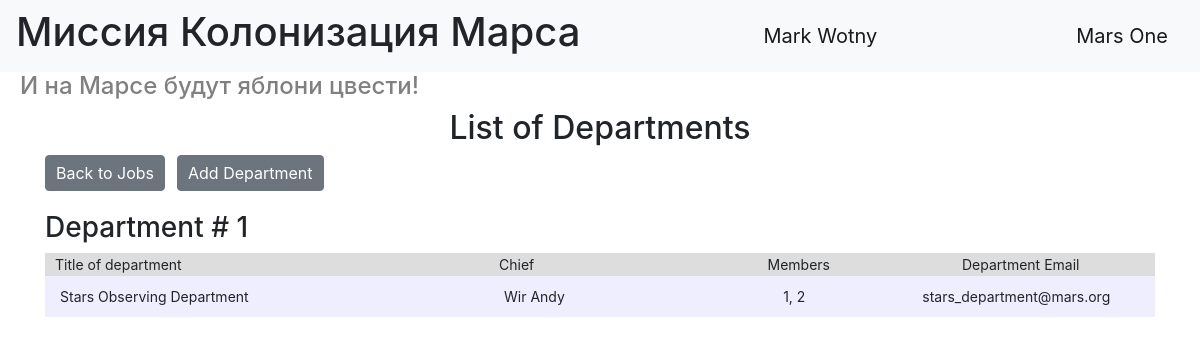
/departments (signed in), run on the app's committed database.
### data/users.py (models this page shows, shortened)
class User(SqlAlchemyBase, UserMixin, SerializerMixin):
    __tablename__ = 'users'
    id = sqlalchemy.Column(sqlalchemy.Integer,
                           primary_key=True, autoincrement=True)
    surname = sqlalchemy.Column(sqlalchemy.String, nullable=True)
    name = sqlalchemy.Column(sqlalchemy.String, nullable=True)
    age = sqlalchemy.Column(sqlalchemy.Integer, nullable=True)
    position = sqlalchemy.Column(sqlalchemy.String, nullable=True)
    speciality = sqlalchemy.Column(sqlalchemy.String, nullable=True)
    address = sqlalchemy.Column(sqlalchemy.String, nullable=True)
    email = sqlalchemy.Column(sqlalchemy.String,
                              index=True, unique=True, nullable=True)
    hashed_password = sqlalchemy.Column(sqlalchemy.String, nullable=True)
    modified_date = sqlalchemy.Column(sqlalchemy.DateTime,
                                      default=datetime.datetime.now)
    jobs = orm.relationship("Jobs", back_populates='user')
    departments = orm.relationship("Department", secondary='association', back_populates='users')

### data/departments.py (models this page shows)
class Department(SqlAlchemyBase, SerializerMixin):
    __tablename__ = 'department'
    id = sqlalchemy.Column(sqlalchemy.Integer,
                           primary_key=True, autoincrement=True)
    title = sqlalchemy.Column(sqlalchemy.String, nullable=True, unique=True)
    chief = sqlalchemy.Column(sqlalchemy.Integer, sqlalchemy.ForeignKey("users.id"), nullable=True)
    members = sqlalchemy.Column(sqlalchemy.String, nullable=True)
    email = sqlalchemy.Column(sqlalchemy.String,
                              index=True, unique=True, nullable=True)
    users = orm.relationship("User",
                             secondary=association_table,
                             back_populates="departments")
    chief_user = orm.relationship("User", foreign_keys=[chief])

### main.py (the view)
@app.route("/departments")
def departments():
    deps = db_sess.query(Department).order_by(Department.id).all()
    numbered_deps = list(enumerate(deps, start=1))
    return render_template("departments.html", title='List of Departments', deps=numbered_deps)

### main.py (called while the page is built)
@login_manager.user_loader
def load_user(user_id):
    return db_sess.query(User).get(user_id)

### templates/departments.html (shortened to what this page needs)
{% extends "base.html" %}
{% block content %}
<h2 style="text-align: center">List of Departments</h2>
<div style="margin-bottom: 20px;">
    {% if current_user.is_authenticated %}
    <div style="margin-bottom: 12px;">
        <div style="display: flex; gap: 12px;">
            <a href="/" class="btn btn-secondary" style="padding: 5px 10px; display: inline-block;">Back to
                Jobs</a>
            <a href="adddepartment" class="btn btn-secondary" style="padding: 5px 10px; display: inline-block;">Add
                Department</a>
        </div>
    </div>
    {% endif %}
    {% for index, dep in deps %}
</div>
<div>
    <h3 style="text-align: left">Department # {{ index }}</h3>
    <table>
        <colgroup>
            <col style="width: 40%;">
            <col style="width: 20%;">
            <col style="width: 15%">
            <col style="width: 25%">
            <col style="width: 15%">
        </colgroup>
        <tr>
            <th style="text-align: left; ">Title of department</th>
            <th style="text-align: left">Chief</th>
            <th>Members</th>
            <th>Department Email</th>
        </tr>
        <tr>
            <td style="text-align: left">{{ dep.title }}</td>
            <td style="text-align: left">
                {% if dep.chief_user %}
                {{ dep.chief_user.surname }} {{ dep.chief_user.name }}
                {% else %}
                Не назначен
                {% endif %}
            </td>
            <td>{{ dep.members }}</td>
            <td>{{ dep.email }}</td>
        </tr>
    </table>
</div>
<br>
{% endfor %}
{% endblock %}

### templates/base.html (shortened to what this page needs)
<!DOCTYPE html>
<html lang="en">
<head>
    <link rel="stylesheet"
          href="https://stackpath.bootstrapcdn.com/bootstrap/4.4.1/css/bootstrap.min.css"
>
    <link rel="stylesheet" href="/static/css/style.css">
</head>
<body>
<header>
    <nav class="navbar navbar-light bg-light">
        <h1>Миссия Колонизация Марса</h1>
        {% if current_user.is_authenticated %}
        <a class="navbar-brand" href="/logout">{{ current_user.name }} {{ current_user.surname }}</a>
        {% else %}
        <p>
            <a class="btn btn-primary " href="/register">Register</a>
            <a class="btn btn-success" href="/login">Login</a>
        </p>
        {% endif %}
        <a class="navbar-brand">Mars One</a>
    </nav>
    <h4>И на Марсе будут яблони цвести!</h4>
</header>
<main role="main" class="container">
    {% block content %}{% endblock %}
</main>
</body>
</html>

### static/css/style.css (style rules this page uses)
h4 { color: gray; padding-left: 20px; }

### templates/departments.html (style rules this page uses)
th { background-color: #dddddd; padding-left: 10px; height: min-content; }
td { background-color: #eeeeff; padding: 10px 15px; }
table { width: 100%; font-size: 14px; }
th, td { font-weight: normal; text-align: center; }

### data on the page
User: name "Mark", surname "Wotny"
Department: id "1", title "Stars Observing Department", chief_user.surname "Wir", chief_user.name "Andy", members "1, 2", email "stars_department@mars.org"
